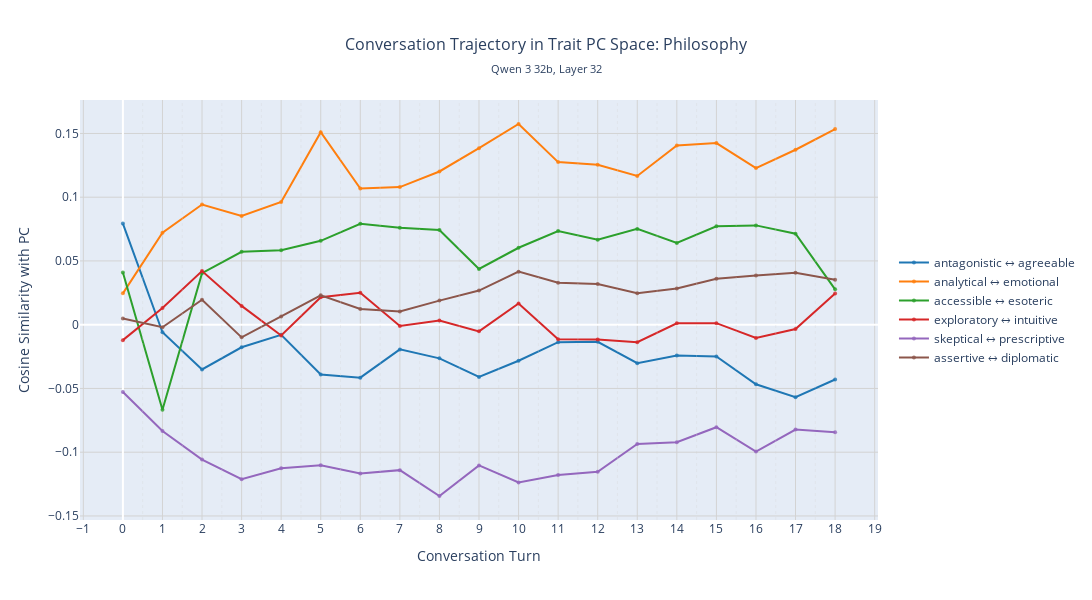
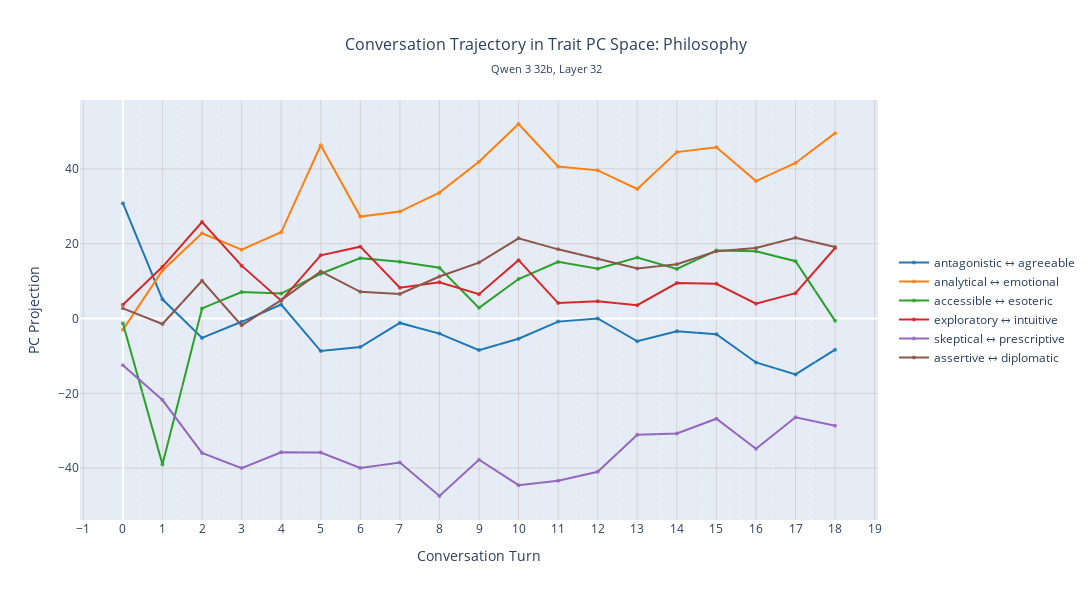

The cell these charts' notebook holds for them, in order:
### Code cell
# Create trait PC titles
trait_pc_titles = ["antagonistic ↔ agreeable", "analytical ↔ emotional", "accessible ↔ esoteric", "exploratory ↔ intuitive", "skeptical ↔ prescriptive", "assertive ↔ diplomatic"]

# Plot trait trajectory
trait_fig = plot_mean_response_trajectory(
    trait_sims, 
    conversation=conversation, 
    title=f"Conversation Trajectory in Trait PC Space: {filename.capitalize()}", 
    pc_titles=trait_pc_titles
)
trait_fig.show()

trait_fig = plot_mean_response_trajectory(
    trait_projs, 
    conversation=conversation, 
    title=f"Conversation Trajectory in Trait PC Space: {filename.capitalize()}", 
    pc_titles=trait_pc_titles,
    projection=True
)

trait_fig.show()
